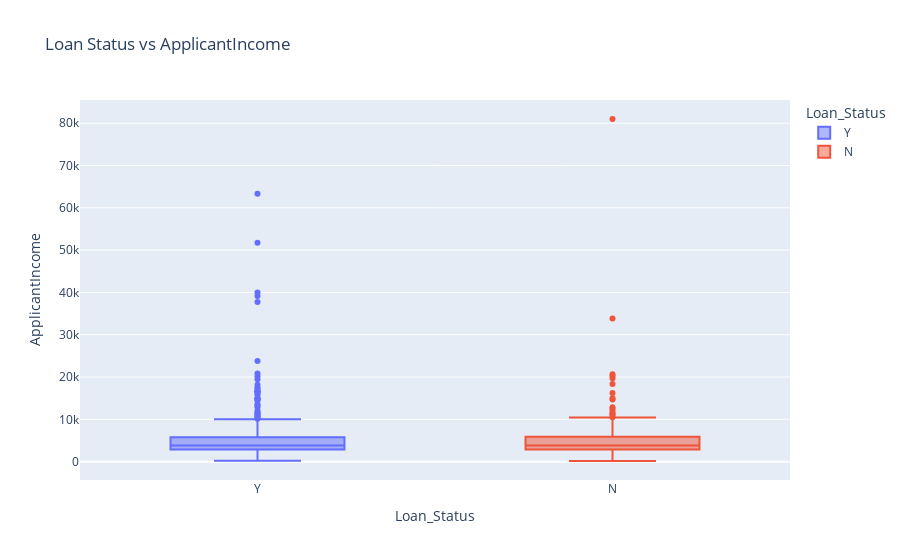

The code cell stored with this chart in its notebook:
### Markdown cell above
## Loan status vs ApplicantIncome:

### Code cell
fig_income = px.box(df, x='Loan_Status',
                    y='ApplicantIncome',
                    color='Loan_Status',
                    title='Loan Status vs ApplicantIncome')
fig_income.show()

### Figure 1 — Plotly figure (JSON) as saved in the notebook; plotly's stock layout.template omitted (floating-point values rounded to 4 significant figures; data arrays with more than 128 entries replaced by an {"elided": "..."} marker saying what was removed)
{"data": [{"alignmentgroup": "True", "hovertemplate": "Loan_Status=%{x}<br>ApplicantIncome=%{y}<extra></extra>", "legendgroup": "Y", "marker": {"color": "#636efa"}, "name": "Y", "notched": false, "offsetgroup": "Y", "orientation": "v", "showlegend": true, "type": "box", "x": {"elided": "422 str values"}, "x0": " ", "xaxis": "x", "y": {"elided": "422 int values"}, "y0": " ", "yaxis": "y"}, {"alignmentgroup": "True", "hovertemplate": "Loan_Status=%{x}<br>ApplicantIncome=%{y}<extra></extra>", "legendgroup": "N", "marker": {"color": "#EF553B"}, "name": "N", "notched": false, "offsetgroup": "N", "orientation": "v", "showlegend": true, "type": "box", "x": {"elided": "192 str values"}, "x0": " ", "xaxis": "x", "y": {"elided": "192 int values"}, "y0": " ", "yaxis": "y"}], "layout": {"boxmode": "overlay", "legend": {"title": {"text": "Loan_Status"}, "tracegroupgap": 0}, "title": {"text": "Loan Status vs ApplicantIncome"}, "xaxis": {"anchor": "y", "categoryarray": ["Y", "N"], "categoryorder": "array", "domain": [0, 1], "title": {"text": "Loan_Status"}}, "yaxis": {"anchor": "x", "domain": [0, 1], "title": {"text": "ApplicantIncome"}}}}
